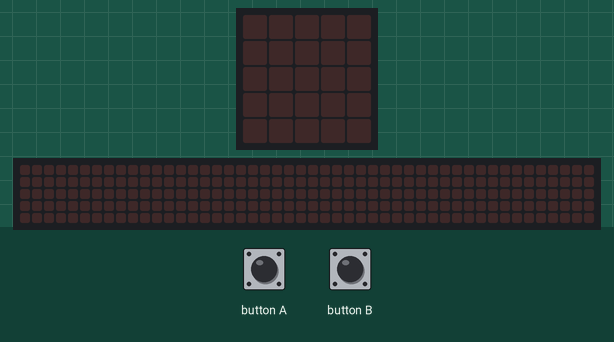
Recording of a program running on a simulated BBC micro:bit (MakeCode). On the bench: the board's 5×5 LED display, a strip that is not on the board, showing the scrolling text unrolled. The inputs (shaded band) are chosen by the test bench. The 48×5 strip is a reading aid, not a part: it shows the text the display is scrolling, unrolled, one strip-width of it at a time.

Above: at 1.2 s.
1.3 s: button A pressed for 0.15 s
At 3.92 s:
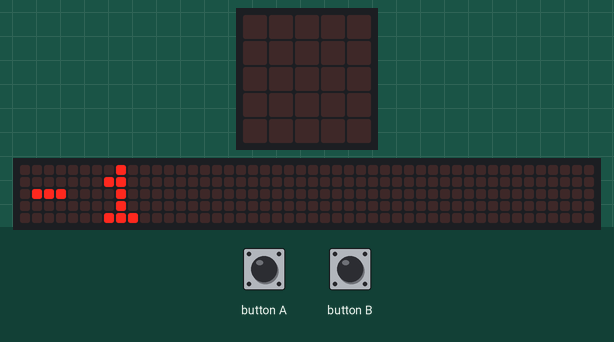
4.3 s: button A pressed for 0.15 s
At 6.92 s:
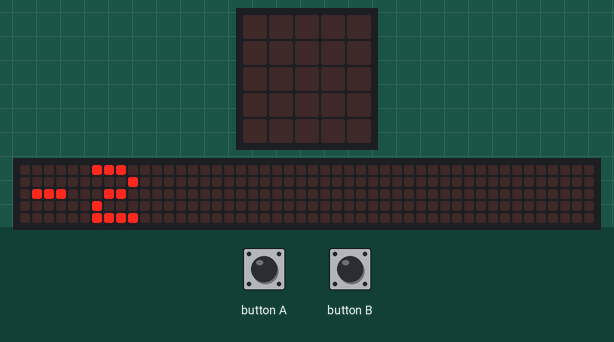
7.3 s: button B pressed for 0.15 s
At 7.82 s:
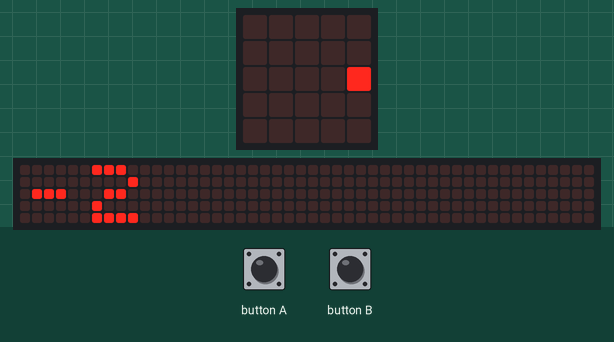
Timing chart, 0 to 10.3 s (numbered marks = the images above; inputs shaded):
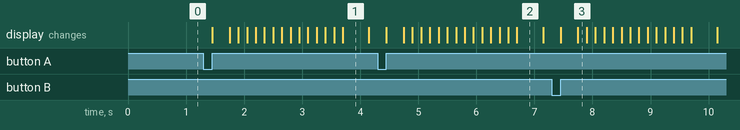

Measured:
- after the input at 1.3 s, the display: changes after 0.15 s (image 1)
- after the input at 4.3 s, the display: changes after 0.15 s (image 2)
- after the input at 7.3 s, the display: first changes after 0.15 s (image 3 shows a later state)
- what the display in image 1 shows lasts 0.5 s, from 3.7 s to 4.2 s

The program:

main.ts
```typescript
input.onButtonPressed(Button.A, function () {
    if (true) {
        getal += -1
        basic.showNumber(getal)
    }
})
input.onButtonPressed(Button.B, function () {
    if (true) {
        basic.showNumber(getal)
        getal += 1
    }
})
let getal = 0
getal = 0
```

test.ts
```typescript
// tests gaan hier; deze zal niet worden gecompileerd wanneer dit pakket wordt gebruikt als extensie.
```
